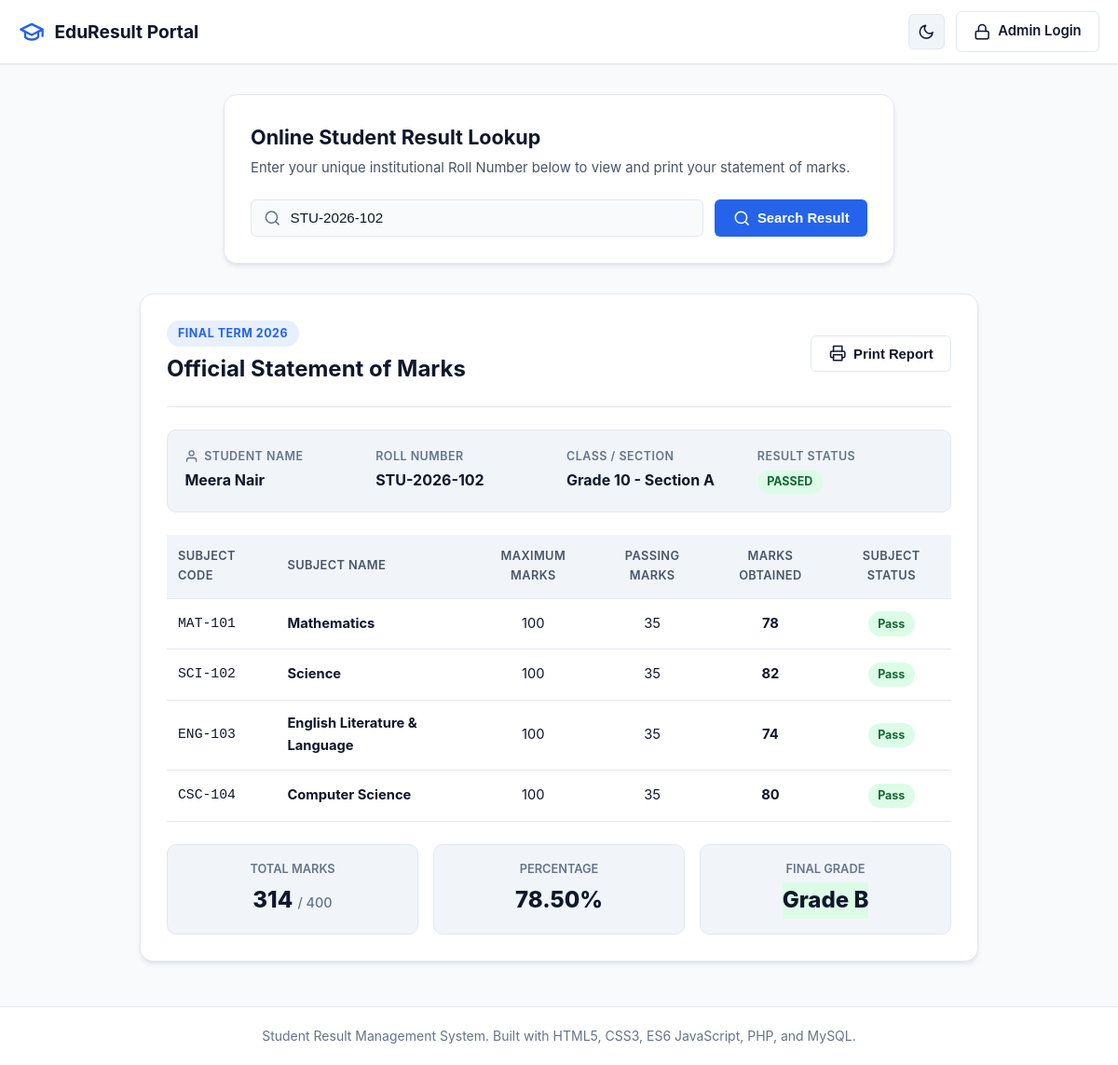
Screenshot of /index.php?roll_number=STU-2026-102 with the database file from the repository.
### tables this page shows
CREATE TABLE IF NOT EXISTS students (
    id INT AUTO_INCREMENT PRIMARY KEY,
    roll_number VARCHAR(50) NOT NULL UNIQUE,
    student_name VARCHAR(100) NOT NULL,
    class VARCHAR(50) NOT NULL,
    maths INT NOT NULL CHECK (maths BETWEEN 0 AND 100),
    science INT NOT NULL CHECK (science BETWEEN 0 AND 100),
    english INT NOT NULL CHECK (english BETWEEN 0 AND 100),
    computer INT NOT NULL CHECK (computer BETWEEN 0 AND 100),
    total_marks INT NOT NULL,
    percentage DECIMAL(5,2) NOT NULL,
    grade VARCHAR(5) NOT NULL,
    exam_term VARCHAR(50) NOT NULL
);

### index.php (the view, shortened to what this page needs)
<?php
require_once 'db_connection.php';
$student = null;
$search_roll = '';
if ($_SERVER['REQUEST_METHOD'] === 'GET' && isset($_GET['roll_number'])) {
    $search_roll = trim($_GET['roll_number']);
    if ($search_roll === '') {
        $error_message = 'Please enter a valid Roll Number to search.';
    } else {
        try {
            $stmt = $pdo->prepare('SELECT * FROM students WHERE roll_number = :roll_number LIMIT 1');
            $stmt->execute([':roll_number' => $search_roll]);
            $student = $stmt->fetch();
        } catch (PDOException $e) {
            $error_message = 'An unexpected error occurred while retrieving the result. Please try again later.';
        }
    }
}
?>
<!DOCTYPE html>
<html lang="en" data-theme="light">
<head>
    <link rel="stylesheet" href="style.css">
</head>
<body>
    <header class="navbar">
        <div class="container navbar-content">
            <a href="index.php" class="brand">
                <svg class="icon icon-brand" viewBox="0 0 24 24" fill="none" stroke="currentColor" stroke-width="2" stroke-linecap="round" stroke-linejoin="round" aria-hidden="true">
                    <path d="M22 10v6M2 10l10-5 10 5-10 5z"></path>
                    <path d="M6 12v5c3 3 9 3 12 0v-5"></path>
                </svg>
                <span>EduResult Portal</span>
            </a>
            <nav class="nav-actions">
                <button type="button" id="theme-toggle" class="btn-icon" aria-label="Toggle Dark or Light Theme" title="Toggle Theme">
                    <svg class="icon icon-moon" viewBox="0 0 24 24" fill="none" stroke="currentColor" stroke-width="2" stroke-linecap="round" stroke-linejoin="round" aria-hidden="true">
                        <path d="M21 12.79A9 9 0 1 1 11.21 3 7 7 0 0 0 21 12.79z"></path>
                    </svg>
                </button>
                <a href="admin_login.php" class="btn btn-outline">
                    <svg class="icon" viewBox="0 0 24 24" fill="none" stroke="currentColor" stroke-width="2" stroke-linecap="round" stroke-linejoin="round" aria-hidden="true">
                        <rect x="3" y="11" width="18" height="11" rx="2" ry="2"></rect>
                        <path d="M7 11V7a5 5 0 0 1 10 0v4"></path>
                    </svg>
                    <span>Admin Login</span>
                </a>
            </nav>
        </div>
    </header>
    <main class="container main-content">
        <section class="card search-card">
            <div class="card-header">
                <h1>Online Student Result Lookup</h1>
                <p>Enter your unique institutional Roll Number below to view and print your statement of marks.</p>
            </div>
            <form id="search-form" action="index.php" method="GET" novalidate>
                <div class="search-bar-group">
                    <div class="input-icon-wrapper">
                        <input
                            type="text"
                            id="roll_number"
                            name="roll_number"
                            class="form-control"
                            placeholder="e.g., STU-2026-101"
                            value="<?php echo htmlspecialchars($search_roll, ENT_QUOTES, 'UTF-8'); ?>"
                            autocomplete="off"
                            required
                        >
                    </div>
                    <button type="submit" class="btn btn-primary">
                        <svg class="icon" viewBox="0 0 24 24" fill="none" stroke="currentColor" stroke-width="2" stroke-linecap="round" stroke-linejoin="round" aria-hidden="true">
                            <circle cx="11" cy="11" r="8"></circle>
                            <line x1="21" y1="21" x2="16.65" y2="16.65"></line>
                        </svg>
                        <span>Search Result</span>
                    </button>
                </div>
            </form>
        </section>
        <?php if ($student): ?>
            <section class="card report-card" id="printable-report">
                <div class="report-header">
                    <div class="report-title-group">
                        <span class="badge badge-term"><?php echo htmlspecialchars($student['exam_term'], ENT_QUOTES, 'UTF-8'); ?></span>
                        <h2>Official Statement of Marks</h2>
                    </div>
                    <div class="report-actions no-print">
                        <button type="button" id="print-btn" class="btn btn-outline">
                            <span>Print Report</span>
                        </button>
                    </div>
                </div>
                <div class="student-meta-grid">
                    <div class="meta-item">
                        <span class="meta-label">
                            <svg class="icon icon-sm" viewBox="0 0 24 24" fill="none" stroke="currentColor" stroke-width="2" stroke-linecap="round" stroke-linejoin="round" aria-hidden="true">
                                <path d="M20 21v-2a4 4 0 0 0-4-4H8a4 4 0 0 0-4 4v2"></path>
                                <circle cx="12" cy="7" r="4"></circle>
                            </svg>
                            Student Name
                        </span>
                        <strong class="meta-value"><?php echo htmlspecialchars($student['student_name'], ENT_QUOTES, 'UTF-8'); ?></strong>
                    </div>
                    <div class="meta-item">
                        <span class="meta-label">Roll Number</span>
                        <strong class="meta-value"><?php echo htmlspecialchars($student['roll_number'], ENT_QUOTES, 'UTF-8'); ?></strong>
                    </div>
                    <div class="meta-item">
                        <span class="meta-label">Class / Section</span>
                        <strong class="meta-value"><?php echo htmlspecialchars($student['class'], ENT_QUOTES, 'UTF-8'); ?></strong>
                    </div>
                    <div class="meta-item">
                        <span class="meta-label">Result Status</span>
                        <?php $is_pass = ($student['grade'] !== 'F'); ?>
                        <strong class="meta-value">
                            <span class="status-pill <?php echo $is_pass ? 'status-pass' : 'status-fail'; ?>">
                                <?php echo $is_pass ? 'PASSED' : 'FAILED'; ?>
                            </span>
                        </strong>
                    </div>
                </div>
                <div class="table-responsive">
                    <table class="marks-table">
                        <thead>
                            <tr>
                                <th>Subject Code</th>
                                <th>Subject Name</th>
                                <th class="text-center">Maximum Marks</th>
                                <th class="text-center">Passing Marks</th>
                                <th class="text-center">Marks Obtained</th>
                                <th class="text-center">Subject Status</th>
                            </tr>
                        </thead>
                        <tbody>
                            <?php
                            $subjects = [
                                ['code' => 'MAT-101', 'name' => 'Mathematics', 'marks' => (int)$student['maths']],
                                ['code' => 'SCI-102', 'name' => 'Science', 'marks' => (int)$student['science']],
                                ['code' => 'ENG-103', 'name' => 'English Literature & Language', 'marks' => (int)$student['english']],
                                ['code' => 'CSC-104', 'name' => 'Computer Science', 'marks' => (int)$student['computer']],
                            ];
                            foreach ($subjects as $sub):
                                $sub_pass = $sub['marks'] >= 35;
                            ?>
                                <tr>
                                    <td class="font-mono"><?php echo $sub['code']; ?></td>
                                    <td><strong><?php echo $sub['name']; ?></strong></td>
                                    <td class="text-center">100</td>
                                    <td class="text-center">35</td>
                                    <td class="text-center font-bold"><?php echo $sub['marks']; ?></td>
                                    <td class="text-center">
                                        <span class="status-pill <?php echo $sub_pass ? 'status-pass' : 'status-fail'; ?>">
                                            <?php echo $sub_pass ? 'Pass' : 'Fail'; ?>
                                        </span>
                                    </td>
                                </tr>
                            <?php endforeach; ?>
                        </tbody>
                    </table>
                </div>
                <div class="summary-grid">
                    <div class="summary-box">
                        <span class="summary-label">Total Marks</span>
                        <span class="summary-value"><?php echo (int)$student['total_marks']; ?> <small>/ 400</small></span>
                    </div>
                    <div class="summary-box">
                        <span class="summary-label">Percentage</span>
                        <span class="summary-value"><?php echo number_format((float)$student['percentage'], 2); ?>%</span>
                    </div>
                    <div class="summary-box">
                        <span class="summary-label">Final Grade</span>
                        <span class="summary-value grade-badge grade-<?php echo strtolower(htmlspecialchars($student['grade'], ENT_QUOTES, 'UTF-8')); ?>">
                            Grade <?php echo htmlspecialchars($student['grade'], ENT_QUOTES, 'UTF-8'); ?>
                        </span>
                    </div>
                </div>
            </section>
        <?php endif; ?>
    </main>
    <footer class="footer no-print">
        <div class="container">
            <p>Student Result Management System. Built with HTML5, CSS3, ES6 JavaScript, PHP, and MySQL.</p>
        </div>
    </footer>
</body>
</html>

### rows the page displays
students: exam_term "FINAL TERM 2026", student_name "Meera Nair", roll_number "STU-2026-102", class "Grade 10 - Section A", total_marks "314", percentage "78.50", grade "B"

### other values shown
$sub['code'] "MAT-101"
$sub['name'] "Mathematics"
$sub['marks'] "78"
$sub['code'] "SCI-102"
$sub['name'] "Science"
$sub['marks'] "82"
$sub['code'] "ENG-103"
$sub['name'] "English Literature & Language"
$sub['marks'] "74"
$sub['code'] "CSC-104"
$sub['name'] "Computer Science"
$sub['marks'] "80"
